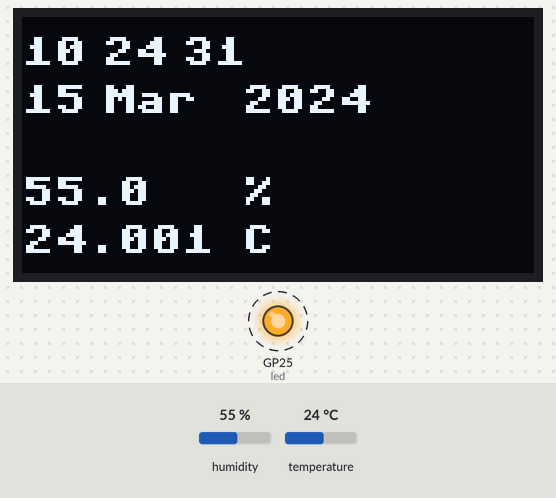
Bench run of a program on a simulated Raspberry Pi Pico running MicroPython. Parts: 128×64 one-colour display, output pins drawn as LEDs (lit = HIGH). Dashed ring = blinking. The test bench sets the inputs (shaded band); at power-on: humidity 55 %, temperature 24 °C. The clock reads 2024-03-15 10:24:30 at power-on unless the program sets it; library files of the repository ran but are not shown: ssd1306.py, aht20.py.

Above: at 1.2 s.
1.3 s: humidity set to 22 %
At 11.6 s:
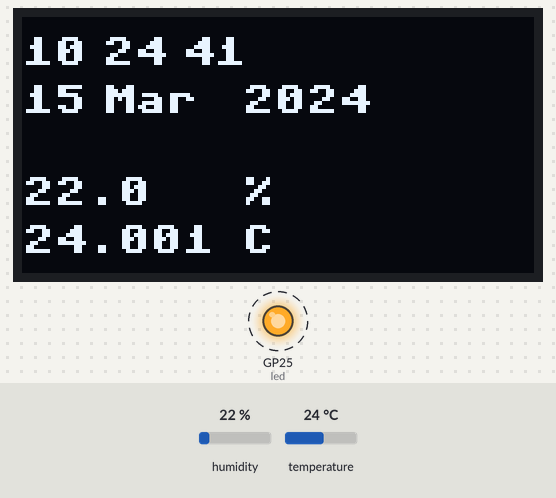
11.8 s: temperature set to 12 °C
At 22.5 s:
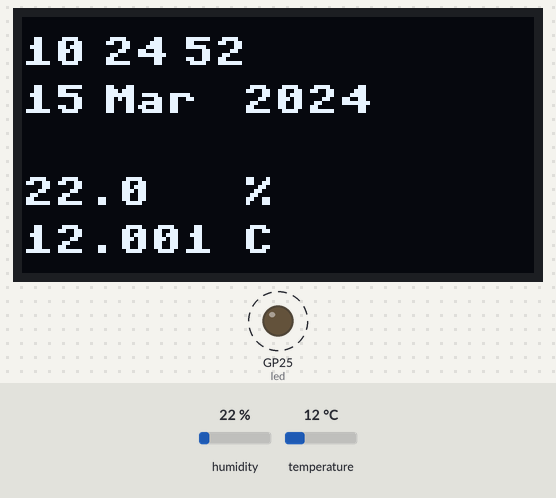
22.6 s: humidity set to 40 %
At 31.9 s:
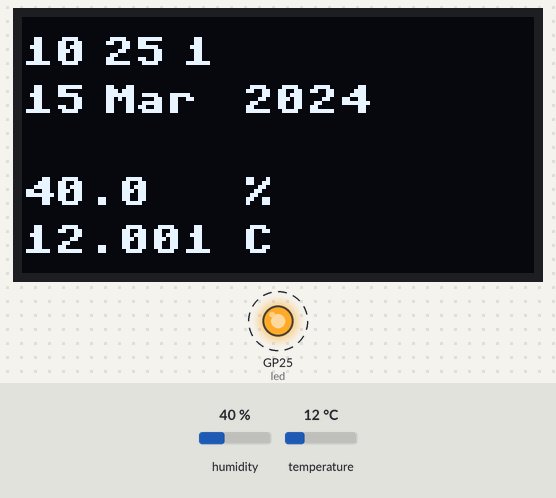
33.1 s: temperature set to 19 °C
At 41.4 s:
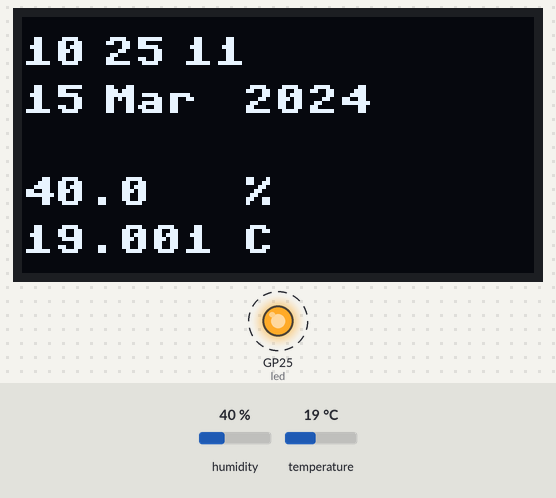
Timing chart, 0 to 44.6 s (numbered marks = the images above; inputs shaded):
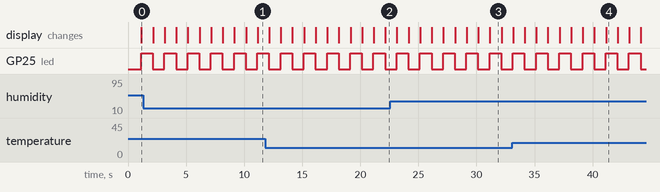

The program:

clock_and_temp_hum.py
```python
# Add lib dir to sys
import sys
if '/lib' not in sys.path:
    sys.path.append('/lib')

import ds3231
import ssd1306
import aht20
import mfs
from machine import Pin, I2C, Timer

# Initializing I2C
i2c=machine.I2C(0,sda=Pin(0), scl=Pin(1), freq=400000)

led = Pin(25, Pin.OUT)
rtc = ds3231.DS3231(i2c)
oled = ssd1306.SSD1306_I2C(128, 64, i2c)
aht = aht20.AHT20(i2c)

month_list = ["Jan", "Feb", "Mar", "Apr", "May", "Jun", "Jul", "Aug", "Sep", "Oct", "Nov", "Dec"]
counter = None # Syncs time every 1000 seconds and power on
curr= []
h, t = 0, 0

def updateFace(timer):
    global counter, curr, h, t
    led.toggle()
    if (counter == None) or (counter >= 1000):
        counter = 0
        curr = list(rtc.get_time())
    if (counter == None) or (counter % 10 == 0):
        h, t = aht.measure(rounding=3)
    counter += 1
    oled.fill(0)
    oled.text(str(curr[3]), 0, 5)
    oled.text(str(curr[4]), 20, 5)
    oled.text(str(curr[5]), 40, 5)

    oled.text(str(curr[2]), 0, 17)
    oled.text(month_list[curr[1] - 1], 20, 17)
    oled.text(str(curr[0]), 55, 17)

    oled.text(str(h), 0, 40)
    oled.text("%", 55, 40)
    oled.text(str(t), 0, 52)
    oled.text("C", 55, 52)

    # Maintain the time until update
    curr[5] += 1
    if curr[5] >= 60:
        curr[5] = 0
        curr[4] += 1
    if curr[4] >= 60:
        curr[4] = 0
        curr[3] += 1
    if curr[3] >= 24:
        curr[3] = 0
        curr[2] += 1

    days_in_month = [31, 28 + (1 if (curr[0] % 4 == 0 and (curr[0] % 100 != 0 or curr[0] % 400 == 0)) else 0), 31, 30, 31, 30, 31, 31, 30, 31, 30, 31]

    if curr[2] > days_in_month[curr[1]-1]:
        curr[2] = 1
        curr[1] += 1
    if curr[1] > 12:
        curr[1] = 1
        curr[0] += 1
    oled.show()


timer1 = machine.Timer()
timer1.init(period=1000, mode=Timer.PERIODIC, callback=updateFace)
```

mfs.py
```python
import gc
import os

def mem_stat():
    gc.collect()  # Collect garbage and free up memory
    allocd = gc.mem_alloc() / 1024
    free = gc.mem_free() / 1024
    print(allocd, "kb used out of ", (allocd + free), "kb", sep='')
    return


def flash_stat():
    statvfs = os.statvfs('/')
    total = (statvfs[0] * statvfs[2]) // 1024
    free = (statvfs[0] * statvfs[3]) // 1024
    print(total - free, "kb used out of ", total, 'kb', sep='')
    print(free, 'kb free', sep='')
```

Measured:
- by itself, GP25 (led): alternates HIGH for 1.0 s and LOW for 1.0 s
- what the display in image 3 shows lasts 1.0 s, from 31.2 s to 32.2 s
